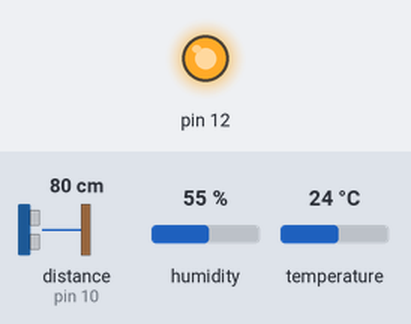
A sketch run on a simulated Arduino Uno, built with avr-gcc and run on an emulated ATmega328P. Parts: output pins drawn as LEDs (lit = HIGH). Wiring (inferred from the names in the program): ultrasonic range finder: trigger pin 11; echo pin 10. The inputs (shaded band) are chosen by the test bench; at power-on: distance to the obstacle (sensor on pin 10) 80 cm, humidity 55 %, temperature 24 °C. The echo pulse lasts 58.3 µs per cm; pins used as bus, display or sensor lines are not drawn; what the sketch prints to the serial monitor is not drawn.

Above: at 1.2 s.
1.3 s: distance to the obstacle (sensor on pin 10) set to 2 cm
2.8 s: distance to the obstacle (sensor on pin 10) set to 120 cm
Timing chart, 0 to 5.8 s (numbered marks = the images above; inputs shaded):
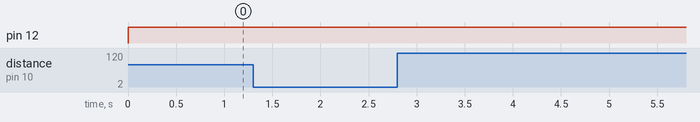

The sketch:

vitual_stick.ino
```cpp
#include "DHT.h"

#define echo 10
#define trig 11
#define DHTPIN 2
#define tep 8
#define mod 7
#define DHTTYPE DHT11

DHT dht(DHTPIN, DHTTYPE);

long dis=0;
int j=0,s=0,i=0,a=0;
float C,H;


void setup() {
  pinMode(echo,INPUT);
  pinMode(trig,OUTPUT);
  pinMode(12,OUTPUT);

  Serial.begin(9600);
  dht.begin();
}


void temp()
{
  float c,h;
  c=dht.readTemperature();
  h=dht.readHumidity();

    if(s==0)
    {
      C=c;
      H=h;
      s++;
    }
    if(c!=c && H!=h)
  { Serial.print("temperature :  ");
   Serial.println(c);
   Serial.print("humidty : ");
   Serial.println(h);
   C=c;
   H=h;

   if(c>34 && h<60)
   Serial.println("today will be a hot day and with almost no probablity of rain ");
   else if (c<27 && h>60)
   Serial.println("today is a relatively colder day and there are chances of rain ");
  }
}

void speedi()
{ long t1=0,t2=0,s=0,d1=0,d2=0;


  digitalWrite(trig,1);
  delayMicroseconds(2);
  digitalWrite(trig,0);

  d1=pulseIn(echo,1);
  d1=d1*0.034/2;

  delay(550);

  digitalWrite(trig,1);
  delayMicroseconds(2);
  digitalWrite(trig,0);
  d2=pulseIn(echo,1);

  d2=d2*0.034/2;

  s=(d1-d2);

  if(s<=-75 && i==0)
  {
    Serial.println("obstacle arriving at high speed relatively");
    i=1;
  }
  else
  i=0;
}

void distance()
{

  digitalWrite(trig,1);
  delayMicroseconds(2);
  digitalWrite(trig,0);

  dis=pulseIn(echo,1);
  dis=dis*0.034/2;

  if(dis<=50 && j==0)
  {
    Serial.println("obstacle approaching in ");
    Serial.print(dis);
    Serial.println( " centimeters ");
    j=1;
  }
  else
  j=0;
}

void loop() {
  digitalWrite(12,1);

  temp();
 distance();
 speedi();

 delay(750);

}
```

Measured:
- after the input at 1.3 s, every drawn part: stays the same
- after the input at 2.8 s, every drawn part: stays the same
